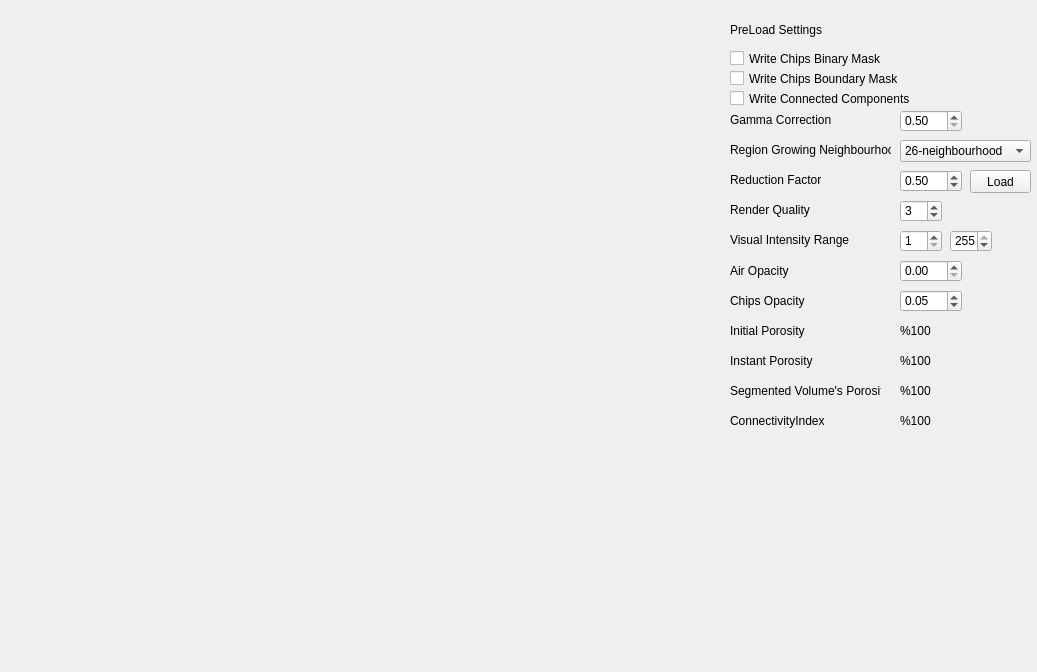
<?xml version="1.0" encoding="UTF-8"?>
<ui version="4.0">
 <class>ChipsAnalyzer</class>
 <widget class="QMainWindow" name="ChipsAnalyzer">
  <property name="geometry">
   <rect>
    <x>0</x>
    <y>0</y>
    <width>1037</width>
    <height>672</height>
   </rect>
  </property>
  <property name="windowTitle">
   <string>ChipsAnalyzer</string>
  </property>
  <widget class="QWidget" name="centralwidget">
   <widget class="QVTKWidget" name="qvtkWidget" native="true">
    <property name="geometry">
     <rect>
      <x>10</x>
      <y>10</y>
      <width>650</width>
      <height>650</height>
     </rect>
    </property>
   </widget>
   <widget class="QLabel" name="label_3">
    <property name="geometry">
     <rect>
      <x>730</x>
      <y>230</y>
      <width>151</width>
      <height>20</height>
     </rect>
    </property>
    <property name="text">
     <string>Visual Intensity Range</string>
    </property>
   </widget>
   <widget class="QSpinBox" name="minSpinBox">
    <property name="geometry">
     <rect>
      <x>900</x>
      <y>230</y>
      <width>42</width>
      <height>22</height>
     </rect>
    </property>
    <property name="accelerated">
     <bool>true</bool>
    </property>
    <property name="minimum">
     <number>1</number>
    </property>
    <property name="maximum">
     <number>255</number>
    </property>
   </widget>
   <widget class="QSpinBox" name="maxSpinBox">
    <property name="geometry">
     <rect>
      <x>950</x>
      <y>230</y>
      <width>42</width>
      <height>22</height>
     </rect>
    </property>
    <property name="accelerated">
     <bool>true</bool>
    </property>
    <property name="minimum">
     <number>1</number>
    </property>
    <property name="maximum">
     <number>255</number>
    </property>
    <property name="value">
     <number>255</number>
    </property>
   </widget>
   <widget class="QLabel" name="label">
    <property name="geometry">
     <rect>
      <x>730</x>
      <y>260</y>
      <width>151</width>
      <height>21</height>
     </rect>
    </property>
    <property name="text">
     <string>Air Opacity</string>
    </property>
   </widget>
   <widget class="QLabel" name="label_2">
    <property name="geometry">
     <rect>
      <x>730</x>
      <y>290</y>
      <width>151</width>
      <height>21</height>
     </rect>
    </property>
    <property name="text">
     <string>Chips Opacity</string>
    </property>
   </widget>
   <widget class="QDoubleSpinBox" name="AirOpacitySpinBox">
    <property name="geometry">
     <rect>
      <x>900</x>
      <y>260</y>
      <width>62</width>
      <height>22</height>
     </rect>
    </property>
    <property name="maximum">
     <double>1.000000000000000</double>
    </property>
    <property name="singleStep">
     <double>0.010000000000000</double>
    </property>
   </widget>
   <widget class="QDoubleSpinBox" name="ChipsOpacitySpinBox">
    <property name="geometry">
     <rect>
      <x>900</x>
      <y>290</y>
      <width>62</width>
      <height>22</height>
     </rect>
    </property>
    <property name="maximum">
     <double>1.000000000000000</double>
    </property>
    <property name="singleStep">
     <double>0.010000000000000</double>
    </property>
    <property name="value">
     <double>0.050000000000000</double>
    </property>
   </widget>
   <widget class="QPushButton" name="FolderSelector">
    <property name="geometry">
     <rect>
      <x>970</x>
      <y>170</y>
      <width>61</width>
      <height>23</height>
     </rect>
    </property>
    <property name="text">
     <string>Load</string>
    </property>
   </widget>
   <widget class="QLabel" name="label_4">
    <property name="geometry">
     <rect>
      <x>730</x>
      <y>170</y>
      <width>151</width>
      <height>20</height>
     </rect>
    </property>
    <property name="text">
     <string>Reduction Factor</string>
    </property>
   </widget>
   <widget class="QDoubleSpinBox" name="reductionFactor">
    <property name="geometry">
     <rect>
      <x>900</x>
      <y>170</y>
      <width>62</width>
      <height>22</height>
     </rect>
    </property>
    <property name="maximum">
     <double>1.000000000000000</double>
    </property>
    <property name="singleStep">
     <double>0.100000000000000</double>
    </property>
    <property name="value">
     <double>0.500000000000000</double>
    </property>
   </widget>
   <widget class="QLabel" name="label_5">
    <property name="geometry">
     <rect>
      <x>730</x>
      <y>200</y>
      <width>151</width>
      <height>20</height>
     </rect>
    </property>
    <property name="text">
     <string>Render Quality</string>
    </property>
   </widget>
   <widget class="QSpinBox" name="renderQualitySpinBox">
    <property name="geometry">
     <rect>
      <x>900</x>
      <y>200</y>
      <width>42</width>
      <height>22</height>
     </rect>
    </property>
    <property name="accelerated">
     <bool>true</bool>
    </property>
    <property name="minimum">
     <number>1</number>
    </property>
    <property name="maximum">
     <number>5</number>
    </property>
    <property name="value">
     <number>3</number>
    </property>
   </widget>
   <widget class="QLabel" name="label_6">
    <property name="geometry">
     <rect>
      <x>730</x>
      <y>320</y>
      <width>151</width>
      <height>21</height>
     </rect>
    </property>
    <property name="text">
     <string>Initial Porosity</string>
    </property>
   </widget>
   <widget class="QLabel" name="label_7">
    <property name="geometry">
     <rect>
      <x>730</x>
      <y>350</y>
      <width>151</width>
      <height>21</height>
     </rect>
    </property>
    <property name="text">
     <string>Instant Porosity</string>
    </property>
   </widget>
   <widget class="QLabel" name="initialPorosity">
    <property name="geometry">
     <rect>
      <x>900</x>
      <y>320</y>
      <width>71</width>
      <height>21</height>
     </rect>
    </property>
    <property name="text">
     <string>%100</string>
    </property>
   </widget>
   <widget class="QLabel" name="instantPorosity">
    <property name="geometry">
     <rect>
      <x>900</x>
      <y>350</y>
      <width>71</width>
      <height>21</height>
     </rect>
    </property>
    <property name="text">
     <string>%100</string>
    </property>
   </widget>
   <widget class="QLabel" name="label_8">
    <property name="geometry">
     <rect>
      <x>730</x>
      <y>20</y>
      <width>151</width>
      <height>20</height>
     </rect>
    </property>
    <property name="text">
     <string>PreLoad Settings</string>
    </property>
   </widget>
   <widget class="QCheckBox" name="writeChipsMask">
    <property name="geometry">
     <rect>
      <x>730</x>
      <y>50</y>
      <width>281</width>
      <height>17</height>
     </rect>
    </property>
    <property name="text">
     <string>Write Chips Binary Mask</string>
    </property>
   </widget>
   <widget class="QCheckBox" name="writeChipsBoundaryMask">
    <property name="geometry">
     <rect>
      <x>730</x>
      <y>70</y>
      <width>281</width>
      <height>17</height>
     </rect>
    </property>
    <property name="text">
     <string>Write Chips Boundary Mask</string>
    </property>
   </widget>
   <widget class="QLabel" name="label_9">
    <property name="geometry">
     <rect>
      <x>730</x>
      <y>380</y>
      <width>151</width>
      <height>21</height>
     </rect>
    </property>
    <property name="text">
     <string>Segmented Volume's Porosity</string>
    </property>
   </widget>
   <widget class="QLabel" name="segmentedPorosity">
    <property name="geometry">
     <rect>
      <x>900</x>
      <y>380</y>
      <width>71</width>
      <height>21</height>
     </rect>
    </property>
    <property name="text">
     <string>%100</string>
    </property>
   </widget>
   <widget class="QLabel" name="label_10">
    <property name="geometry">
     <rect>
      <x>730</x>
      <y>410</y>
      <width>151</width>
      <height>21</height>
     </rect>
    </property>
    <property name="text">
     <string>ConnectivityIndex</string>
    </property>
   </widget>
   <widget class="QLabel" name="connectivityIndex">
    <property name="geometry">
     <rect>
      <x>900</x>
      <y>410</y>
      <width>71</width>
      <height>21</height>
     </rect>
    </property>
    <property name="text">
     <string>%100</string>
    </property>
   </widget>
   <widget class="QCheckBox" name="WriteConnectedComponents">
    <property name="geometry">
     <rect>
      <x>730</x>
      <y>90</y>
      <width>281</width>
      <height>17</height>
     </rect>
    </property>
    <property name="text">
     <string>Write Connected Components</string>
    </property>
   </widget>
   <widget class="QLabel" name="label_11">
    <property name="geometry">
     <rect>
      <x>730</x>
      <y>110</y>
      <width>151</width>
      <height>20</height>
     </rect>
    </property>
    <property name="text">
     <string>Gamma Correction</string>
    </property>
   </widget>
   <widget class="QDoubleSpinBox" name="gammaCorrection">
    <property name="geometry">
     <rect>
      <x>900</x>
      <y>110</y>
      <width>62</width>
      <height>22</height>
     </rect>
    </property>
    <property name="minimum">
     <double>0.500000000000000</double>
    </property>
    <property name="maximum">
     <double>1.500000000000000</double>
    </property>
    <property name="singleStep">
     <double>0.050000000000000</double>
    </property>
    <property name="value">
     <double>0.500000000000000</double>
    </property>
   </widget>
   <widget class="QComboBox" name="neighbourHood">
    <property name="geometry">
     <rect>
      <x>900</x>
      <y>140</y>
      <width>131</width>
      <height>22</height>
     </rect>
    </property>
    <property name="currentIndex">
     <number>1</number>
    </property>
    <item>
     <property name="text">
      <string>6-neighbourhood</string>
     </property>
    </item>
    <item>
     <property name="text">
      <string>26-neighbourhood</string>
     </property>
    </item>
   </widget>
   <widget class="QLabel" name="label_12">
    <property name="geometry">
     <rect>
      <x>730</x>
      <y>140</y>
      <width>161</width>
      <height>20</height>
     </rect>
    </property>
    <property name="text">
     <string>Region Growing Neighbourhood</string>
    </property>
   </widget>
  </widget>
  <action name="actionOpenFile">
   <property name="enabled">
    <bool>true</bool>
   </property>
   <property name="text">
    <string>Open File...</string>
   </property>
  </action>
  <action name="actionExit">
   <property name="text">
    <string>Exit</string>
   </property>
  </action>
  <action name="actionPrint">
   <property name="text">
    <string>Print</string>
   </property>
  </action>
  <action name="actionHelp">
   <property name="text">
    <string>Help</string>
   </property>
  </action>
  <action name="actionSave">
   <property name="text">
    <string>Save</string>
   </property>
  </action>
 </widget>
 <customwidgets>
  <customwidget>
   <class>QVTKWidget</class>
   <extends>QWidget</extends>
   <header>QVTKWidget.h</header>
  </customwidget>
 </customwidgets>
 <resources/>
 <connections/>
</ui>
